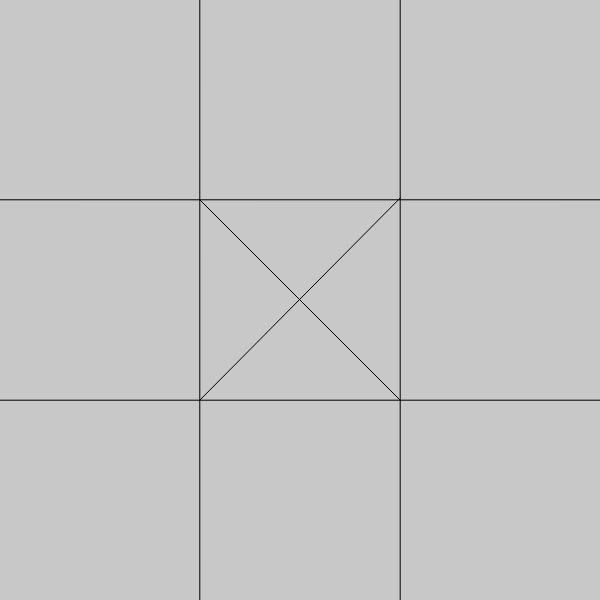
Frame 1 (no input)
Frame 60 (no input): identical to frame 1, image omitted
Frame 120 (the mouse pressed at the canvas centre since frame 60): identical to frame 1, image omitted

The p5.js sketch that drew this single still picture (run headless with seeded random() and noise() and a simulated clock; from frame 60 on, the mouse is pressed at the canvas centre):

// p5.js sketch
// ── sketch.js
function setup() {
  var width = 600, height = 600;
  createCanvas(width,height);
  background(200);
  
  //draw grid
  line(0,height*.333, width,height*.333);
  line(0,height*.667, width,height*.667);
  line(width*.333,0,width*.333,height);
  line(width*.667,0,width*.667,height);

  //draw mini X
  line(width*.333,height*.333,width*.667,height*.667);
  line(width*.667,height*.33,width*.333,height*.667);
  
}

function draw() {
  // put drawing code here
}
